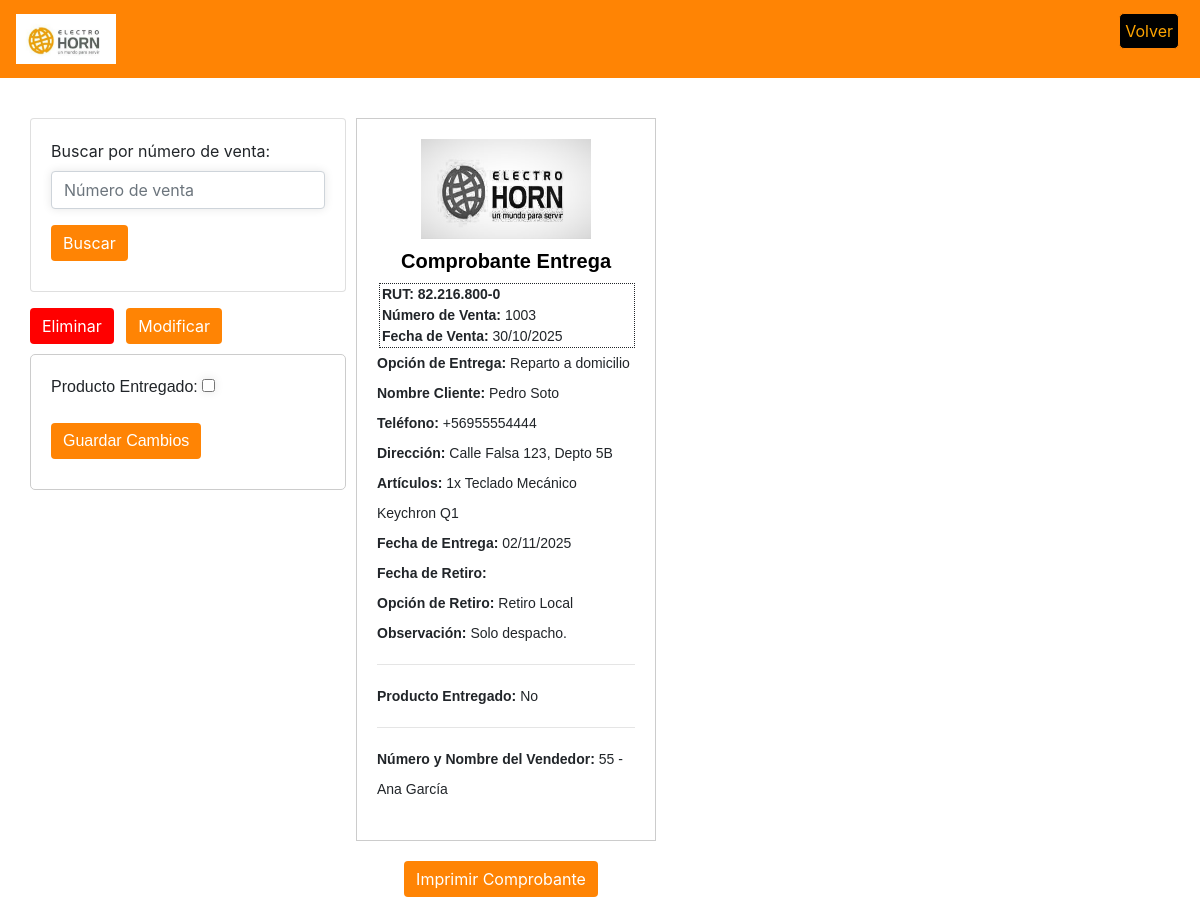
/vista/, run on the app's committed database.
### app/models.py (models this page shows, shortened)
class Reparto(models.Model):  # Define un modelo llamado Reparto que hereda de models.Model
    opcion_entrega = models.IntegerField( choices=opciones_entrega, default=0)  # Campo CharField que representa la opción de entrega
    num_venta = models.IntegerField()  # Campo IntegerField que representa el número de venta
    fecha_venta = models.DateField()  # Campo DateField que representa la fecha de venta
    nombre_cliente = models.CharField(max_length=60)  # Campo CharField que representa el nombre del cliente
    direccion = models.CharField(max_length=200, blank=True, null=True)
    telefono = models.CharField(max_length=20, blank=True, null=True)
    articulos = models.TextField(max_length=300)  # Campo TextField que representa los artículos
    fecha_entrega = models.DateField(blank=True, null=True)  # Modificamos el campo fecha_entrega
    fecha_retiro = models.DateField(blank=True, null=True)  # Campo DateField que representa la fecha de retiro
    opcion_retiro = models.IntegerField( choices=opcion_retiro, default=2)  # Campo CharField que representa la opción de retiro
    observacion = models.TextField(max_length=200)  # Campo TextField que representa la observación
    num_vendedor = models.IntegerField(blank=True, null=True)
    nombre_vendedor = models.CharField(max_length=60, blank=True, null=True)
    entregado = models.BooleanField(default=False)

### app/views.py (the view, shortened to what this page needs)
# urls.py: path('vista/', views.vista, name="vista"),
def vista(request):
    numero_venta = request.GET.get('numero_venta')
    if numero_venta:
        repartos = Reparto.objects.filter(num_venta=numero_venta)
    else:
        repartos = Reparto.objects.order_by('-fecha_venta')[:1]  # Obtener la última compra
    data = {
        'repartos': repartos
    }
    return render(request, 'app/vista.html', data)

### app/templates/app/vista.html (shortened to what this page needs)
{% extends 'app/base.html' %}
{% load static %}
{% block contenido %}
<link rel="stylesheet" href="https://stackpath.bootstrapcdn.com/bootstrap/4.5.2/css/bootstrap.min.css">
<div class="container">
  <div class="row">
    <div class="align-items-center">
      <div class="filtro {% if imprimir %}oculto{% endif %}" id="filtro">
        <div class="card">
          <div class="card-body">
            <form method="GET" >
              <div class="form-group" id="buscar">
                <label for="numero_venta">Buscar por número de venta:</label>
                <input type="text" class="form-control" id="numero_venta" name="numero_venta" placeholder="Número de venta">
              </div>
              <button type="submit" class="btn" id="btn-buscar">Buscar</button>
            </form>
          </div>
        </div>
        <div class="mt-3">
          <button class="btn" id="btn-eliminar" onclick="eliminar()">Eliminar</button>
          <button class="btn ml-2" id="btn-modificar" onclick="modificar()">Modificar</button>
        </div>
      </div>
      <form method="post">
        <div class="container" id="cont-entregado">
          <div class="form-group entregado">
              <label for="entregado" id="label-entregado">Producto Entregado:</label>
              <input type="checkbox" class="entregado" id="inp-entregado" name="entregado" {% if reparto.entregado %}checked{% endif %}>
          </div>
          <button type="submit" class="btn guardar" id="btn-guardar">Guardar Cambios</button>
        </div>
      </form>
    </div>
    <div class="align-items-center">
      <div class="comprobante" id="div-comprobante">
        <img class="logoComp" id="img-logocomp" src="{% static 'app/img/logo.jpg'%}" alt="Logo">
        <h2 class="titulo" id="h2-titulo">Comprobante Entrega</h2>
        <div class="encabezado" id="div-encabezado">
          <strong class="rut" id="rut">RUT: 82.216.800-0</strong><br>
          {% for reparto in repartos %}
          <strong class="numero" id="numero">Número de Venta:</strong> {{ reparto.num_venta }}<br>
          <strong class="fecha" id="fecha">Fecha de Venta:</strong> {{ reparto.fecha_venta|date:"d/m/Y"}}<br>
        </div>
        <ul class="lista" id="ul-lista">
          <li>
            <strong>Opción de Entrega:</strong> {{ reparto.get_opcion_entrega_display }}<br>
            <strong>Nombre Cliente:</strong> {{ reparto.nombre_cliente }}<br>
            <strong>Teléfono:</strong> {{ reparto.telefono }}<br>
            <strong>Dirección:</strong> {{ reparto.direccion }}<br>
            <strong>Artículos:</strong> {{ reparto.articulos }}<br>
            <strong>Fecha de Entrega:</strong> {{ reparto.fecha_entrega|date:"d/m/Y"}}<br>
            <strong>Fecha de Retiro:</strong> {{ reparto.fecha_retiro|date:"d/m/Y"}}<br>
            <strong>Opción de Retiro:</strong> {{ reparto.get_opcion_retiro_display }}<br>
            <strong>Observación:</strong> {{ reparto.observacion }}<br>
            <hr class="linea" id="hr-linea">
            <strong class="texto" id="strong-texto">Producto Entregado:</strong> <span class="mostrar-en-imprimir">{% if reparto.entregado %}Sí{% else %}No{% endif %}</span><br>
            <hr >
            <strong>Número y Nombre del Vendedor:</strong> {{ reparto.num_vendedor }} - {{ reparto.nombre_vendedor }}<br>
          </li>
          {% empty %}
          <li>No se encontraron repartos</li>
          {% endfor %}
        </ul>
      </div>
      {% if not imprimir %}
      <div class="row d-flex justify-content-center">
        <button type="button" class="btn btn-imprimir" id="btn-imprimir" onclick="imprimirComprobante()">Imprimir Comprobante</button>
      </div>
      {% endif %}
    </div>
  </div>
</div>
{% endblock %}

### app/static/app/css/style.css (style rules this page uses)
body { margin: 0; padding: 0; }
#filtro { margin-top: 20px; }
.comprobante { width: 300px; margin-left: 10px; margin-bottom: 5px; margin-top: 20px; padding: 20px; border: 1px solid #ccc; font-family: Arial, sans-serif; font-size: 14px; }
.titulo { text-align: center; font-size: 20px; font-weight: bold; margin-top: 10px; margin-bottom: 10px; color: #000; font-family: Arial, sans-serif; }
.lista { list-style-type: none; padding-left: 0; line-height: 30px; }
strong { font-weight: bold; line-height: 20px; }
#img-logocomp { width: 170px; height: 100px; margin: auto; display: block; }
#rut { margin-left: 2px; font-size: 14px; font-weight: bold; }
#numero, #fecha { margin-left: 2px; font-size: 14px; font-weight: bold; }
#div-encabezado { text-align: left; margin-left: 2px; border: 1px dotted; }
#cont-entregado { margin: auto; display: block; padding: 20px; border: 1px solid #ccc; border-radius: 5px; font-family: Arial, sans-serif; }
#btn-imprimir { background-color: #ff8404; color: white; border: none; margin-bottom: 10px; }
#btn-modificar { background-color: #ff8404; color: white; border: none; margin-bottom: 10px; }
#btn-buscar { background-color: #ff8404; color: white; border: none; margin-bottom: 10px; }
#btn-guardar { background-color: #ff8404; color: white; border: none; margin-bottom: 10px; }
#btn-eliminar { background-color: red; color: white; border: none; margin-bottom: 10px; }
label { display: block; margin-bottom: 10px; }
input { border: 1px solid #ccc; border-radius: 10px; box-shadow: 0 0 10px rgba(0, 0, 0, 0.1); padding: 5px; margin: 5px; }
.row { margin-top: 20px; }
.container { margin-top: 10px; margin-bottom: 10px; }

### data on the page
Reparto: num_venta "1003", fecha_venta "30/10/2025", opcion_entrega "Reparto a domicilio", nombre_cliente "Pedro Soto", telefono "+56955554444", direccion "Calle Falsa 123, Depto 5B", articulos "1x Teclado Mecánico Keychron Q1", fecha_entrega "02/11/2025", opcion_retiro "Retiro Local", observacion "Solo despacho.", entregado "No", num_vendedor "55", nombre_vendedor "Ana García"
